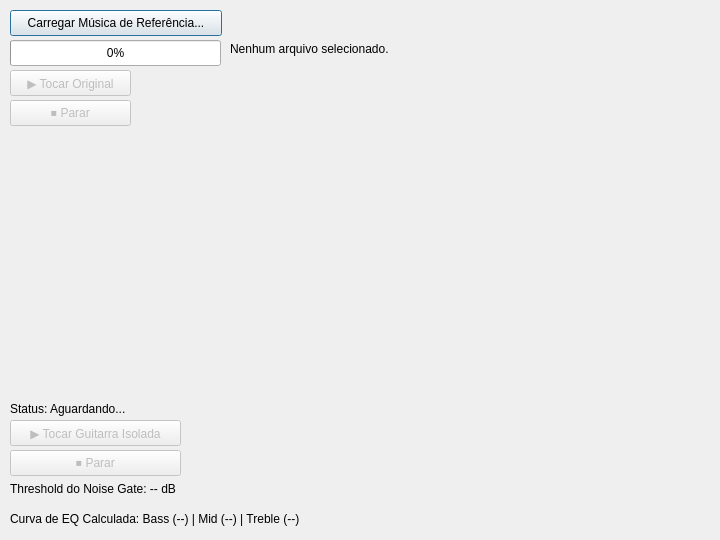
<?xml version="1.0" encoding="UTF-8"?>
<ui version="4.0">
 <class>Dialog</class>
 <widget class="QDialog" name="Dialog">
  <property name="geometry">
   <rect>
    <x>0</x>
    <y>0</y>
    <width>720</width>
    <height>540</height>
   </rect>
  </property>
  <property name="windowTitle">
   <string>Dialog</string>
  </property>
  <widget class="QPushButton" name="btn_load">
   <property name="geometry">
    <rect>
     <x>10</x>
     <y>10</y>
     <width>212</width>
     <height>26</height>
    </rect>
   </property>
   <property name="text">
    <string>Carregar Música de Referência...</string>
   </property>
  </widget>
  <widget class="QProgressBar" name="progress_bar">
   <property name="geometry">
    <rect>
     <x>10</x>
     <y>40</y>
     <width>211</width>
     <height>26</height>
    </rect>
   </property>
   <property name="value">
    <number>0</number>
   </property>
  </widget>
  <widget class="QLabel" name="lbl_filepath">
   <property name="geometry">
    <rect>
     <x>230</x>
     <y>40</y>
     <width>183</width>
     <height>18</height>
    </rect>
   </property>
   <property name="text">
    <string>Nenhum arquivo selecionado.</string>
   </property>
  </widget>
  <widget class="QLabel" name="lbl_gate">
   <property name="geometry">
    <rect>
     <x>10</x>
     <y>480</y>
     <width>186</width>
     <height>18</height>
    </rect>
   </property>
   <property name="text">
    <string>Threshold do Noise Gate: -- dB</string>
   </property>
  </widget>
  <widget class="QLabel" name="lbl_eq">
   <property name="geometry">
    <rect>
     <x>10</x>
     <y>510</y>
     <width>320</width>
     <height>18</height>
    </rect>
   </property>
   <property name="text">
    <string>Curva de EQ Calculada: Bass (--) | Mid (--) | Treble (--)</string>
   </property>
  </widget>
  <widget class="QLabel" name="lbl_status">
   <property name="geometry">
    <rect>
     <x>10</x>
     <y>400</y>
     <width>132</width>
     <height>18</height>
    </rect>
   </property>
   <property name="text">
    <string>Status: Aguardando...</string>
   </property>
  </widget>
  <widget class="QPushButton" name="btn_play_orig">
   <property name="enabled">
    <bool>false</bool>
   </property>
   <property name="geometry">
    <rect>
     <x>10</x>
     <y>70</y>
     <width>121</width>
     <height>26</height>
    </rect>
   </property>
   <property name="text">
    <string>▶ Tocar Original</string>
   </property>
  </widget>
  <widget class="QPushButton" name="btn_stop_orig">
   <property name="enabled">
    <bool>false</bool>
   </property>
   <property name="geometry">
    <rect>
     <x>10</x>
     <y>100</y>
     <width>121</width>
     <height>26</height>
    </rect>
   </property>
   <property name="text">
    <string>⏹ Parar</string>
   </property>
  </widget>
  <widget class="QPushButton" name="btn_stop_guitar">
   <property name="enabled">
    <bool>false</bool>
   </property>
   <property name="geometry">
    <rect>
     <x>10</x>
     <y>450</y>
     <width>171</width>
     <height>26</height>
    </rect>
   </property>
   <property name="text">
    <string>⏹ Parar</string>
   </property>
  </widget>
  <widget class="QPushButton" name="btn_play_guitar">
   <property name="enabled">
    <bool>false</bool>
   </property>
   <property name="geometry">
    <rect>
     <x>10</x>
     <y>420</y>
     <width>171</width>
     <height>26</height>
    </rect>
   </property>
   <property name="text">
    <string>▶ Tocar Guitarra Isolada</string>
   </property>
  </widget>
 </widget>
 <resources/>
 <connections/>
</ui>
